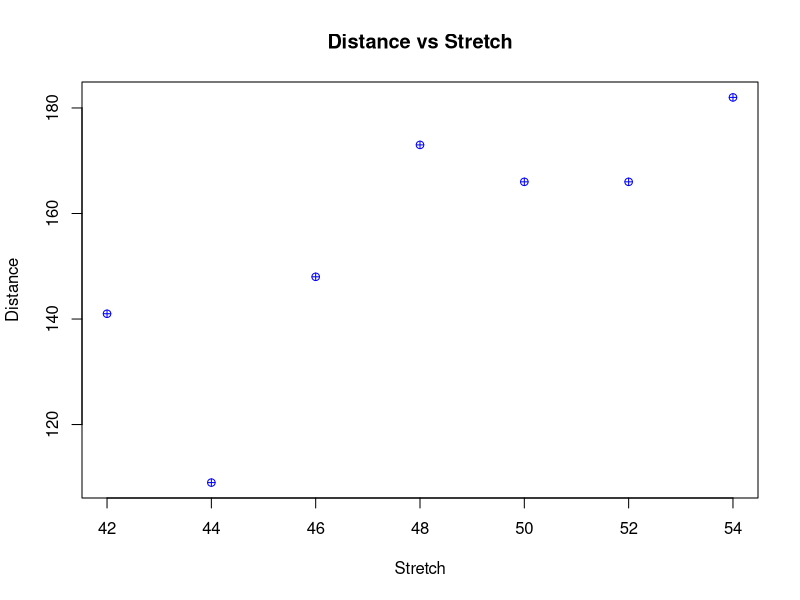
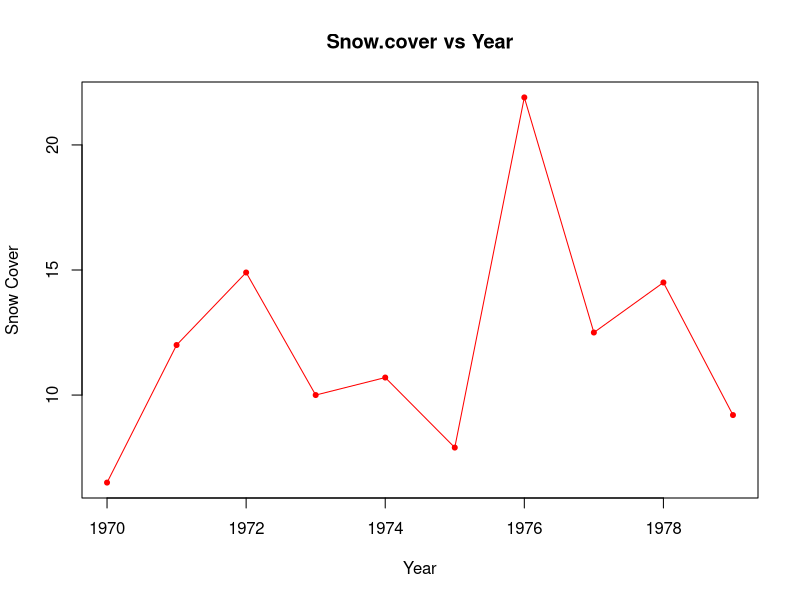
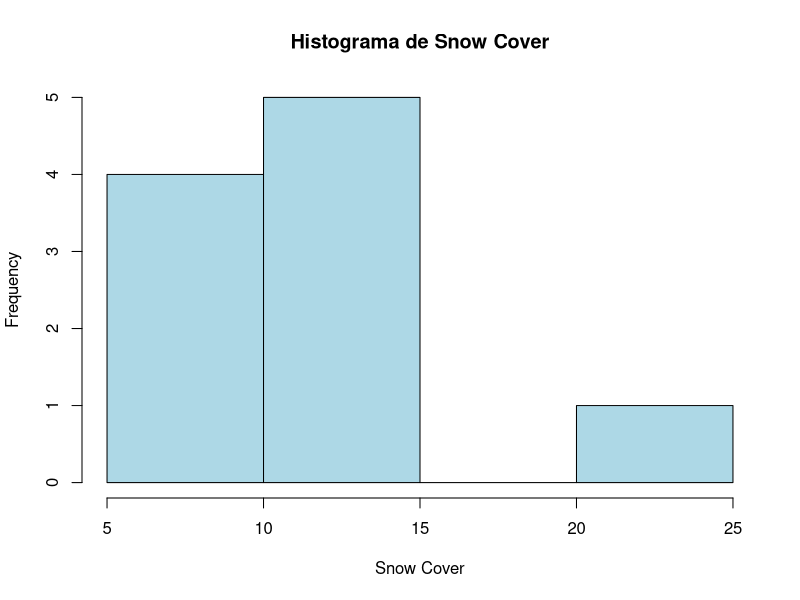

Recreate these plots in R, in order. (Note: this script raises an error after producing the figures.)
#FRANCISCO PÉREZ HERNÁNDEZ 20076629K

#EJERCICIO 1: Plot distance against stretch
stretch <- c(46,54,48,50,44,42,52)
distance <- c(148,182,173,166,109,141,166)

plot(distance~stretch, main="Distance vs Stretch", xlab = "Stretch", ylab = "Distance", pch = 10, col ="blue")


#EJERCICIO 2:The table on the right have ten observations, taken during the years 1970-79, are on October snow 
#cover for Eurasia (snow cover is in millions of square kilometers).
#2.1 Plot snow.cover versus year.
year <- (1970:1979)
snow.cover <-c(6.5,12.0,14.9,10.0,10.7,7.9,21.9,12.5,14.5,9.2)

help(plot)
plot(snow.cover~year, main="Snow.cover vs Year",xlab="Year",ylab="Snow Cover", col="red",type="p",pch =20)
lines(snow.cover~year,col="red")

#2.2 Plot a histogram of the snow.cover values
hist(snow.cover,main="Histograma de Snow Cover",col="lightblue",xlab="Snow Cover")


#EJERCICIO 3: Given the data in NY.xls
#3.1 Convert ºF to ºC and in to mm.
library("readxl")
NY <- read_excel("NY.xls", na="NR")
#ºF to ºC
NY[,2:8]=((NY[,2:8]-32)*(5/9))
#in to mm
NY[,9:12]=NY[,9:12]*(1/0.039370) 

#3.2 Plot Year vs. Warmest Minimum Temperature
plot(NY[,4]~NY[,1],main="Year vs Warmest Minimum Temperature",ylab="Warmest Minimum Temperatur C",xlab="Year",type="l",col="green")
head(NY)

#3.3 Plot Year vs. Warmest Minimum Temperature and Coldest Minimum Temperature
maximo = max(NY[,4],NY[,5])
minimo = min(NY[,4],NY[,5])
plot(NY[,4]~NY[,1],ylim = c(minimo,maximo),type="l",col="orange",main="Warmest and Coldest minimum temperature by Year", xlab="Year", ylab="Temperature")
lines(NY[,5]~NY[,1],type="l",col="blue")
legend(x = "topleft" ,legend = "Warmest", col="orange",lty=1,cex=0.7)
legend(x="bottomleft",legend = "Coldest", col="blue", lty=1,cex=0.7)

